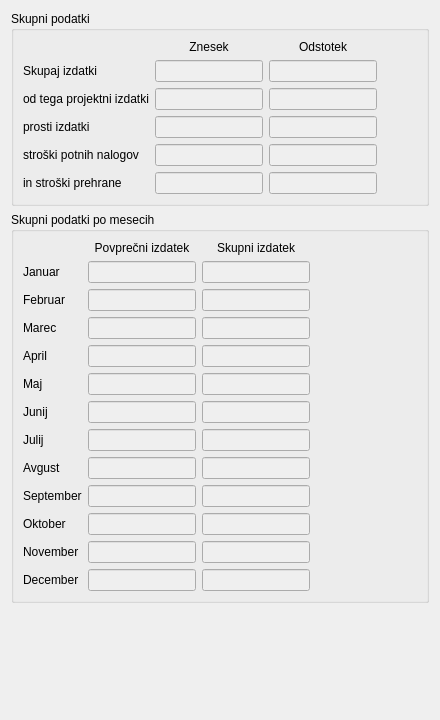
     <widget class="QWidget" name="tab_skupni">
      <attribute name="title">
       <string>Pregled skupaj</string>
      </attribute>
      <layout class="QVBoxLayout" name="verticalLayout_5">
       <item>
        <widget class="QGroupBox" name="groupBox_4">
         <property name="title">
          <string>Skupni podatki</string>
         </property>
         <layout class="QVBoxLayout" name="verticalLayout_4">
          <item>
           <layout class="QGridLayout" name="gridLayout_6">
            <item row="1" column="0">
             <widget class="QLabel" name="label_41">
              <property name="text">
               <string>Skupaj izdatki</string>
              </property>
             </widget>
            </item>
            <item row="3" column="1">
             <widget class="QLineEdit" name="txt_prosti_znesek_2">
              <property name="enabled">
               <bool>false</bool>
              </property>
              <property name="sizePolicy">
               <sizepolicy hsizetype="Fixed" vsizetype="Fixed">
                <horstretch>0</horstretch>
                <verstretch>0</verstretch>
               </sizepolicy>
              </property>
             </widget>
            </item>
            <item row="3" column="0">
             <widget class="QLabel" name="label_42">
              <property name="text">
               <string>prosti izdatki</string>
              </property>
             </widget>
            </item>
            <item row="1" column="1">
             <widget class="QLineEdit" name="txt_skupaj_znesek_2">
              <property name="enabled">
               <bool>false</bool>
              </property>
              <property name="sizePolicy">
               <sizepolicy hsizetype="Fixed" vsizetype="Fixed">
                <horstretch>0</horstretch>
                <verstretch>0</verstretch>
               </sizepolicy>
              </property>
             </widget>
            </item>
            <item row="0" column="2">
             <widget class="QLabel" name="label_43">
              <property name="text">
               <string>Odstotek</string>
              </property>
              <property name="alignment">
               <set>Qt::AlignCenter</set>
              </property>
             </widget>
            </item>
            <item row="3" column="2">
             <widget class="QLineEdit" name="txt_prosti_odstotek_2">
              <property name="enabled">
               <bool>false</bool>
              </property>
              <property name="sizePolicy">
               <sizepolicy hsizetype="Fixed" vsizetype="Fixed">
                <horstretch>0</horstretch>
                <verstretch>0</verstretch>
               </sizepolicy>
              </property>
             </widget>
            </item>
            <item row="1" column="2">
             <widget class="QLineEdit" name="txt_skupaj_odstotek_2">
              <property name="enabled">
               <bool>false</bool>
              </property>
              <property name="sizePolicy">
               <sizepolicy hsizetype="Fixed" vsizetype="Fixed">
                <horstretch>0</horstretch>
                <verstretch>0</verstretch>
               </sizepolicy>
              </property>
             </widget>
            </item>
            <item row="2" column="2">
             <widget class="QLineEdit" name="txt_projektni_odstotek_2">
              <property name="enabled">
               <bool>false</bool>
              </property>
              <property name="sizePolicy">
               <sizepolicy hsizetype="Fixed" vsizetype="Fixed">
                <horstretch>0</horstretch>
                <verstretch>0</verstretch>
               </sizepolicy>
              </property>
             </widget>
            </item>
            <item row="2" column="1">
             <widget class="QLineEdit" name="txt_projektni_znesek_2">
              <property name="enabled">
               <bool>false</bool>
              </property>
              <property name="sizePolicy">
               <sizepolicy hsizetype="Fixed" vsizetype="Fixed">
                <horstretch>0</horstretch>
                <verstretch>0</verstretch>
               </sizepolicy>
              </property>
             </widget>
            </item>
            <item row="0" column="1">
             <widget class="QLabel" name="label_44">
              <property name="text">
               <string>Znesek</string>
              </property>
              <property name="alignment">
               <set>Qt::AlignCenter</set>
              </property>
             </widget>
            </item>
            <item row="2" column="0">
             <widget class="QLabel" name="label_45">
              <property name="text">
               <string>od tega projektni izdatki</string>
              </property>
             </widget>
            </item>
            <item row="2" column="3">
             <spacer name="horizontalSpacer_6">
              <property name="orientation">
               <enum>Qt::Horizontal</enum>
              </property>
              <property name="sizeHint" stdset="0">
               <size>
                <width>40</width>
                <height>20</height>
               </size>
              </property>
             </spacer>
            </item>
            <item row="4" column="1">
             <widget class="QLineEdit" name="txt_potni_nalog_znesek_2">
              <property name="enabled">
               <bool>false</bool>
              </property>
              <property name="sizePolicy">
               <sizepolicy hsizetype="Fixed" vsizetype="Fixed">
                <horstretch>0</horstretch>
                <verstretch>0</verstretch>
               </sizepolicy>
              </property>
             </widget>
            </item>
            <item row="4" column="2">
             <widget class="QLineEdit" name="txt_potni_nalog_odstotek_2">
              <property name="enabled">
               <bool>false</bool>
              </property>
              <property name="sizePolicy">
               <sizepolicy hsizetype="Fixed" vsizetype="Fixed">
                <horstretch>0</horstretch>
                <verstretch>0</verstretch>
               </sizepolicy>
              </property>
             </widget>
            </item>
            <item row="4" column="0">
             <widget class="QLabel" name="label_46">
              <property name="text">
               <string>stroški potnih nalogov</string>
              </property>
             </widget>
            </item>
            <item row="5" column="0">
             <widget class="QLabel" name="label_39">
              <property name="text">
               <string>in stroški prehrane</string>
              </property>
             </widget>
            </item>
            <item row="5" column="1">
             <widget class="QLineEdit" name="txt_prehrana_znesek_2">
              <property name="enabled">
               <bool>false</bool>
              </property>
              <property name="sizePolicy">
               <sizepolicy hsizetype="Fixed" vsizetype="Fixed">
                <horstretch>0</horstretch>
                <verstretch>0</verstretch>
               </sizepolicy>
              </property>
             </widget>
            </item>
            <item row="5" column="2">
             <widget class="QLineEdit" name="txt_prehrana_odstotek_2">
              <property name="enabled">
               <bool>false</bool>
              </property>
              <property name="sizePolicy">
               <sizepolicy hsizetype="Fixed" vsizetype="Fixed">
                <horstretch>0</horstretch>
                <verstretch>0</verstretch>
               </sizepolicy>
              </property>
             </widget>
            </item>
           </layout>
          </item>
         </layout>
        </widget>
       </item>
       <item>
        <widget class="QGroupBox" name="groupBox_3">
         <property name="title">
          <string>Skupni podatki po mesecih</string>
         </property>
         <layout class="QHBoxLayout" name="horizontalLayout_2">
          <item>
           <layout class="QGridLayout" name="gridLayout_4">
            <item row="3" column="1">
             <widget class="QLineEdit" name="txt_marec_preteklo_2">
              <property name="enabled">
               <bool>false</bool>
              </property>
              <property name="sizePolicy">
               <sizepolicy hsizetype="Fixed" vsizetype="Fixed">
                <horstretch>0</horstretch>
                <verstretch>0</verstretch>
               </sizepolicy>
              </property>
             </widget>
            </item>
            <item row="1" column="0">
             <widget class="QLabel" name="label_31">
              <property name="text">
               <string>Januar</string>
              </property>
             </widget>
            </item>
            <item row="4" column="1">
             <widget class="QLineEdit" name="txt_april_preteklo_2">
              <property name="enabled">
               <bool>false</bool>
              </property>
              <property name="sizePolicy">
               <sizepolicy hsizetype="Fixed" vsizetype="Fixed">
                <horstretch>0</horstretch>
                <verstretch>0</verstretch>
               </sizepolicy>
              </property>
             </widget>
            </item>
            <item row="3" column="0">
             <widget class="QLabel" name="label_28">
              <property name="text">
               <string>Marec</string>
              </property>
             </widget>
            </item>
            <item row="8" column="1">
             <widget class="QLineEdit" name="txt_avgust_preteklo_2">
              <property name="enabled">
               <bool>false</bool>
              </property>
              <property name="sizePolicy">
               <sizepolicy hsizetype="Fixed" vsizetype="Fixed">
                <horstretch>0</horstretch>
                <verstretch>0</verstretch>
               </sizepolicy>
              </property>
             </widget>
            </item>
            <item row="5" column="0">
             <widget class="QLabel" name="label_26">
              <property name="text">
               <string>Maj</string>
              </property>
             </widget>
            </item>
            <item row="1" column="1">
             <widget class="QLineEdit" name="txt_januar_preteklo_2">
              <property name="enabled">
               <bool>false</bool>
              </property>
              <property name="sizePolicy">
               <sizepolicy hsizetype="Fixed" vsizetype="Fixed">
                <horstretch>0</horstretch>
                <verstretch>0</verstretch>
               </sizepolicy>
              </property>
             </widget>
            </item>
            <item row="9" column="0">
             <widget class="QLabel" name="label_34">
              <property name="text">
               <string>September</string>
              </property>
             </widget>
            </item>
            <item row="8" column="2">
             <widget class="QLineEdit" name="txt_avgust_tekoce_2">
              <property name="enabled">
               <bool>false</bool>
              </property>
              <property name="sizePolicy">
               <sizepolicy hsizetype="Fixed" vsizetype="Fixed">
                <horstretch>0</horstretch>
                <verstretch>0</verstretch>
               </sizepolicy>
              </property>
             </widget>
            </item>
            <item row="3" column="2">
             <widget class="QLineEdit" name="txt_marec_tekoce_2">
              <property name="enabled">
               <bool>false</bool>
              </property>
              <property name="sizePolicy">
               <sizepolicy hsizetype="Fixed" vsizetype="Fixed">
                <horstretch>0</horstretch>
                <verstretch>0</verstretch>
               </sizepolicy>
              </property>
             </widget>
            </item>
            <item row="5" column="1">
             <widget class="QLineEdit" name="txt_maj_preteklo_2">
              <property name="enabled">
               <bool>false</bool>
              </property>
              <property name="sizePolicy">
               <sizepolicy hsizetype="Fixed" vsizetype="Fixed">
                <horstretch>0</horstretch>
                <verstretch>0</verstretch>
               </sizepolicy>
              </property>
             </widget>
            </item>
            <item row="6" column="1">
             <widget class="QLineEdit" name="txt_junij_preteklo_2">
              <property name="enabled">
               <bool>false</bool>
              </property>
              <property name="sizePolicy">
               <sizepolicy hsizetype="Fixed" vsizetype="Fixed">
                <horstretch>0</horstretch>
                <verstretch>0</verstretch>
               </sizepolicy>
              </property>
             </widget>
            </item>
            <item row="7" column="0">
             <widget class="QLabel" name="label_38">
              <property name="text">
               <string>Julij</string>
              </property>
             </widget>
            </item>
            <item row="7" column="1">
             <widget class="QLineEdit" name="txt_julij_preteklo_2">
              <property name="enabled">
               <bool>false</bool>
              </property>
              <property name="sizePolicy">
               <sizepolicy hsizetype="Fixed" vsizetype="Fixed">
                <horstretch>0</horstretch>
                <verstretch>0</verstretch>
               </sizepolicy>
              </property>
             </widget>
            </item>
            <item row="2" column="1">
             <widget class="QLineEdit" name="txt_februar_preteklo_2">
              <property name="enabled">
               <bool>false</bool>
              </property>
              <property name="sizePolicy">
               <sizepolicy hsizetype="Fixed" vsizetype="Fixed">
                <horstretch>0</horstretch>
                <verstretch>0</verstretch>
               </sizepolicy>
              </property>
             </widget>
            </item>
            <item row="6" column="0">
             <widget class="QLabel" name="label_35">
              <property name="text">
               <string>Junij</string>
              </property>
             </widget>
            </item>
            <item row="2" column="2">
             <widget class="QLineEdit" name="txt_februar_tekoce_2">
              <property name="enabled">
               <bool>false</bool>
              </property>
              <property name="sizePolicy">
               <sizepolicy hsizetype="Fixed" vsizetype="Fixed">
                <horstretch>0</horstretch>
                <verstretch>0</verstretch>
               </sizepolicy>
              </property>
             </widget>
            </item>
            <item row="10" column="1">
             <widget class="QLineEdit" name="txt_oktober_preteklo_2">
              <property name="enabled">
               <bool>false</bool>
              </property>
              <property name="sizePolicy">
               <sizepolicy hsizetype="Fixed" vsizetype="Fixed">
                <horstretch>0</horstretch>
                <verstretch>0</verstretch>
               </sizepolicy>
              </property>
             </widget>
            </item>
            <item row="7" column="2">
             <widget class="QLineEdit" name="txt_julij_tekoce_2">
              <property name="enabled">
               <bool>false</bool>
              </property>
              <property name="sizePolicy">
               <sizepolicy hsizetype="Fixed" vsizetype="Fixed">
                <horstretch>0</horstretch>
                <verstretch>0</verstretch>
               </sizepolicy>
              </property>
             </widget>
            </item>
            <item row="0" column="2">
             <widget class="QLabel" name="label_36">
              <property name="text">
               <string>Skupni izdatek</string>
              </property>
              <property name="alignment">
               <set>Qt::AlignCenter</set>
              </property>
             </widget>
            </item>
            <item row="0" column="1">
             <widget class="QLabel" name="label_24">
              <property name="text">
               <string>Povprečni izdatek</string>
              </property>
              <property name="alignment">
               <set>Qt::AlignCenter</set>
              </property>
             </widget>
            </item>
            <item row="5" column="2">
             <widget class="QLineEdit" name="txt_maj_tekoce_2">
              <property name="enabled">
               <bool>false</bool>
              </property>
              <property name="sizePolicy">
               <sizepolicy hsizetype="Fixed" vsizetype="Fixed">
                <horstretch>0</horstretch>
                <verstretch>0</verstretch>
               </sizepolicy>
              </property>
             </widget>
            </item>
            <item row="11" column="1">
             <widget class="QLineEdit" name="txt_november_preteklo_2">
              <property name="enabled">
               <bool>false</bool>
              </property>
              <property name="sizePolicy">
               <sizepolicy hsizetype="Fixed" vsizetype="Fixed">
                <horstretch>0</horstretch>
                <verstretch>0</verstretch>
               </sizepolicy>
              </property>
             </widget>
            </item>
            <item row="10" column="0">
             <widget class="QLabel" name="label_33">
              <property name="text">
               <string>Oktober</string>
              </property>
             </widget>
            </item>
            <item row="12" column="1">
             <widget class="QLineEdit" name="txt_december_preteklo_2">
              <property name="enabled">
               <bool>false</bool>
              </property>
              <property name="sizePolicy">
               <sizepolicy hsizetype="Fixed" vsizetype="Fixed">
                <horstretch>0</horstretch>
                <verstretch>0</verstretch>
               </sizepolicy>
              </property>
             </widget>
            </item>
            <item row="10" column="2">
             <widget class="QLineEdit" name="txt_oktober_tekoce_2">
              <property name="enabled">
               <bool>false</bool>
              </property>
              <property name="sizePolicy">
               <sizepolicy hsizetype="Fixed" vsizetype="Fixed">
                <horstretch>0</horstretch>
                <verstretch>0</verstretch>
               </sizepolicy>
              </property>
             </widget>
            </item>
            <item row="4" column="2">
             <widget class="QLineEdit" name="txt_april_tekoce_2">
              <property name="enabled">
               <bool>false</bool>
              </property>
              <property name="sizePolicy">
               <sizepolicy hsizetype="Fixed" vsizetype="Fixed">
                <horstretch>0</horstretch>
                <verstretch>0</verstretch>
               </sizepolicy>
              </property>
             </widget>
            </item>
            <item row="12" column="0">
             <widget class="QLabel" name="label_25">
              <property name="text">
               <string>December</string>
              </property>
             </widget>
            </item>
            <item row="11" column="0">
             <widget class="QLabel" name="label_30">
              <property name="text">
               <string>November</string>
              </property>
             </widget>
            </item>
            <item row="1" column="2">
             <widget class="QLineEdit" name="txt_januar_tekoce_2">
              <property name="enabled">
               <bool>false</bool>
              </property>
              <property name="sizePolicy">
               <sizepolicy hsizetype="Fixed" vsizetype="Fixed">
                <horstretch>0</horstretch>
                <verstretch>0</verstretch>
               </sizepolicy>
              </property>
             </widget>
            </item>
            <item row="12" column="2">
             <widget class="QLineEdit" name="txt_december_tekoce_2">
              <property name="enabled">
               <bool>false</bool>
              </property>
              <property name="sizePolicy">
               <sizepolicy hsizetype="Fixed" vsizetype="Fixed">
                <horstretch>0</horstretch>
                <verstretch>0</verstretch>
               </sizepolicy>
              </property>
             </widget>
            </item>
            <item row="4" column="0">
             <widget class="QLabel" name="label_27">
              <property name="text">
               <string>April</string>
              </property>
             </widget>
            </item>
            <item row="2" column="0">
             <widget class="QLabel" name="label_29">
              <property name="text">
               <string>Februar</string>
              </property>
             </widget>
            </item>
            <item row="6" column="2">
             <widget class="QLineEdit" name="txt_junij_tekoce_2">
              <property name="enabled">
               <bool>false</bool>
              </property>
              <property name="sizePolicy">
               <sizepolicy hsizetype="Fixed" vsizetype="Fixed">
                <horstretch>0</horstretch>
                <verstretch>0</verstretch>
               </sizepolicy>
              </property>
             </widget>
            </item>
            <item row="11" column="2">
             <widget class="QLineEdit" name="txt_november_tekoce_2">
              <property name="enabled">
               <bool>false</bool>
              </property>
              <property name="sizePolicy">
               <sizepolicy hsizetype="Fixed" vsizetype="Fixed">
                <horstretch>0</horstretch>
                <verstretch>0</verstretch>
               </sizepolicy>
              </property>
             </widget>
            </item>
            <item row="8" column="0">
             <widget class="QLabel" name="label_32">
              <property name="text">
               <string>Avgust</string>
              </property>
             </widget>
            </item>
            <item row="9" column="1">
             <widget class="QLineEdit" name="txt_september_preteklo_2">
              <property name="enabled">
               <bool>false</bool>
              </property>
              <property name="sizePolicy">
               <sizepolicy hsizetype="Fixed" vsizetype="Fixed">
                <horstretch>0</horstretch>
                <verstretch>0</verstretch>
               </sizepolicy>
              </property>
             </widget>
            </item>
            <item row="9" column="2">
             <widget class="QLineEdit" name="txt_september_tekoce_2">
              <property name="enabled">
               <bool>false</bool>
              </property>
              <property name="sizePolicy">
               <sizepolicy hsizetype="Fixed" vsizetype="Fixed">
                <horstretch>0</horstretch>
                <verstretch>0</verstretch>
               </sizepolicy>
              </property>
             </widget>
            </item>
           </layout>
          </item>
          <item>
           <spacer name="horizontalSpacer_3">
            <property name="orientation">
             <enum>Qt::Horizontal</enum>
            </property>
            <property name="sizeHint" stdset="0">
             <size>
              <width>40</width>
              <height>20</height>
             </size>
            </property>
           </spacer>
          </item>
         </layout>
        </widget>
       </item>
       <item>
        <spacer name="verticalSpacer_2">
         <property name="orientation">
          <enum>Qt::Vertical</enum>
         </property>
         <property name="sizeHint" stdset="0">
          <size>
           <width>20</width>
           <height>106</height>
          </size>
         </property>
        </spacer>
       </item>
      </layout>
     </widget>
